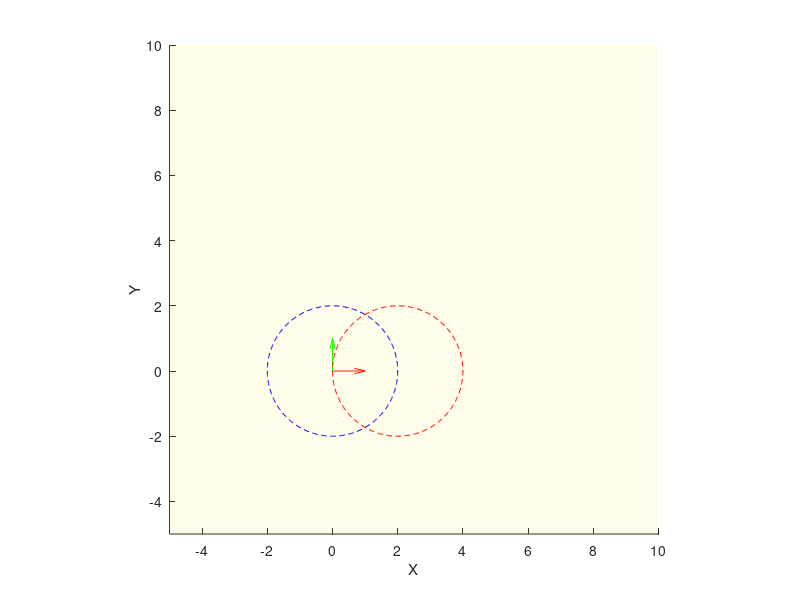

The MATLAB source for this figure:
clear all
close all
clc

MIN_LIM = -5;
MAX_LIM = 10;

shearing = [1 0 2; 0 1 0; 0 0 1];

f = figure;
hold on
axis equal
xlim([MIN_LIM MAX_LIM])
ylim([MIN_LIM MAX_LIM])
zlim([MIN_LIM MAX_LIM])
xlabel('X')
ylabel('Y')
zlabel('Z')

% Plot origine assi
quiver3(0,0,0,1,0,0,'Color','r','autoscale','off')
quiver3(0,0,0,0,1,0,'Color','g','autoscale','off')
quiver3(0,0,0,0,0,1,'Color','b','autoscale','off')

% Definizione piano z = 1
[X,Y] = meshgrid(MIN_LIM:.2:MAX_LIM, MIN_LIM:.2:MAX_LIM);
Z = ones(size(X));
surf(X, Y, Z, 'FaceAlpha', 0.1, 'EdgeColor', 'none')

% Definizione circonferenza
r = 2;
theta = [-180:1:179];
X = r * cosd(theta);
Y = r * sind(theta);
Z = ones(size(X));
plot3(X, Y, Z, '--b');

all = [X; Y; Z];
all_shearing = shearing * all;
plot3(all_shearing(1,:), all_shearing(2,:), all_shearing(3,:), '--r');
